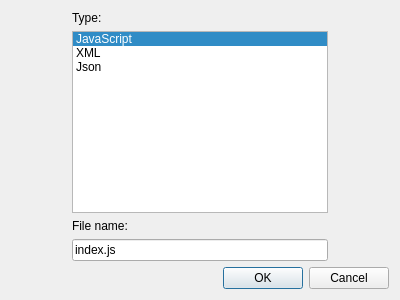
<?xml version="1.0" encoding="UTF-8"?>
<ui version="4.0">
 <class>DlgNewFile</class>
 <widget class="QDialog" name="DlgNewFile">
  <property name="geometry">
   <rect>
    <x>0</x>
    <y>0</y>
    <width>400</width>
    <height>300</height>
   </rect>
  </property>
  <property name="windowTitle">
   <string>Dialog</string>
  </property>
  <layout class="QVBoxLayout" name="verticalLayout_2">
   <item>
    <spacer name="verticalSpacer">
     <property name="orientation">
      <enum>Qt::Vertical</enum>
     </property>
     <property name="sizeHint" stdset="0">
      <size>
       <width>20</width>
       <height>2</height>
      </size>
     </property>
    </spacer>
   </item>
   <item>
    <layout class="QHBoxLayout" name="horizontalLayout">
     <item>
      <spacer name="horizontalSpacer">
       <property name="orientation">
        <enum>Qt::Horizontal</enum>
       </property>
       <property name="sizeHint" stdset="0">
        <size>
         <width>40</width>
         <height>20</height>
        </size>
       </property>
      </spacer>
     </item>
     <item>
      <layout class="QVBoxLayout" name="verticalLayout">
       <item>
        <widget class="QLabel" name="label">
         <property name="text">
          <string>Type:</string>
         </property>
        </widget>
       </item>
       <item>
        <widget class="QListWidget" name="lst_types">
         <property name="iconSize">
          <size>
           <width>24</width>
           <height>24</height>
          </size>
         </property>
         <property name="currentRow">
          <number>0</number>
         </property>
         <item>
          <property name="text">
           <string>JavaScript</string>
          </property>
          <property name="icon">
           <iconset>
            <normalon>:/images/js.png</normalon>
           </iconset>
          </property>
         </item>
         <item>
          <property name="text">
           <string>XML</string>
          </property>
          <property name="icon">
           <iconset>
            <normalon>:/images/xml.png</normalon>
           </iconset>
          </property>
         </item>
         <item>
          <property name="text">
           <string>Json</string>
          </property>
          <property name="icon">
           <iconset>
            <normalon>:/images/json.png</normalon>
           </iconset>
          </property>
         </item>
        </widget>
       </item>
       <item>
        <widget class="QLabel" name="label_2">
         <property name="text">
          <string>File name:</string>
         </property>
        </widget>
       </item>
       <item>
        <widget class="QLineEdit" name="text_filename">
         <property name="text">
          <string>index.js</string>
         </property>
        </widget>
       </item>
      </layout>
     </item>
     <item>
      <spacer name="horizontalSpacer_2">
       <property name="orientation">
        <enum>Qt::Horizontal</enum>
       </property>
       <property name="sizeHint" stdset="0">
        <size>
         <width>40</width>
         <height>20</height>
        </size>
       </property>
      </spacer>
     </item>
    </layout>
   </item>
   <item>
    <spacer name="verticalSpacer_2">
     <property name="orientation">
      <enum>Qt::Vertical</enum>
     </property>
     <property name="sizeHint" stdset="0">
      <size>
       <width>20</width>
       <height>2</height>
      </size>
     </property>
    </spacer>
   </item>
   <item>
    <widget class="QDialogButtonBox" name="buttonBox">
     <property name="orientation">
      <enum>Qt::Horizontal</enum>
     </property>
     <property name="standardButtons">
      <set>QDialogButtonBox::Cancel|QDialogButtonBox::Ok</set>
     </property>
    </widget>
   </item>
  </layout>
 </widget>
 <resources>
  <include location="resources/resources.qrc"/>
 </resources>
 <connections>
  <connection>
   <sender>buttonBox</sender>
   <signal>accepted()</signal>
   <receiver>DlgNewFile</receiver>
   <slot>accept()</slot>
   <hints>
    <hint type="sourcelabel">
     <x>248</x>
     <y>254</y>
    </hint>
    <hint type="destinationlabel">
     <x>157</x>
     <y>274</y>
    </hint>
   </hints>
  </connection>
  <connection>
   <sender>buttonBox</sender>
   <signal>rejected()</signal>
   <receiver>DlgNewFile</receiver>
   <slot>reject()</slot>
   <hints>
    <hint type="sourcelabel">
     <x>316</x>
     <y>260</y>
    </hint>
    <hint type="destinationlabel">
     <x>286</x>
     <y>274</y>
    </hint>
   </hints>
  </connection>
 </connections>
</ui>
